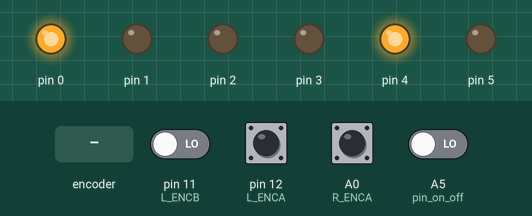
The program below on a simulated Teensy 4. Shown: output pins drawn as LEDs (lit = HIGH). The inputs (shaded band) are chosen by the test bench; at power-on: A0 (R_ENCA), pin 12 (L_ENCA) HIGH, A5 (pin_on_off), pin 11 (L_ENCB) LOW.

Above: at 1.2 s.
1.3 s: rotary encoder on pin 12 (L_ENCA) / pin 11 (L_ENCB) turned 3 steps (first pin leading)
At 2.7 s:
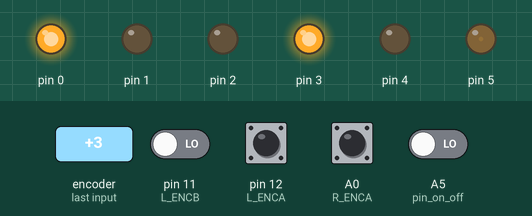
4.3 s: A5 (pin_on_off) driven HIGH
At 5.9 s:
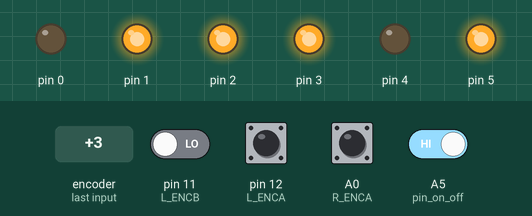
7.3 s: A5 (pin_on_off) driven LOW
Timing chart, 0 to 10.3 s (numbered marks = the images above; inputs shaded):
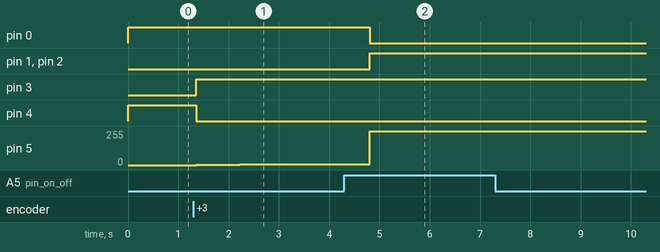

The program:

main.cpp
```cpp
#include <Arduino.h>
#include <TimerOne.h>
#include <rolling_basis.h>
#include <util/atomic.h>

// Mouvement params
#define ACTION_ERROR_AUTH 20
#define TRAJECTORY_PRECISION 50
#define NEXT_POSITION_DELAY 100
#define INACTIVE_DELAY 2000
#define RETURN_START_POSITION_DELAY 70000
#define STOP_MOTORS_DELAY 98000

// Creation Rolling Basis
#define ENCODER_RESOLUTION 1024
#define CENTER_DISTANCE 27.07
#define WHEEL_DIAMETER 6.1

// Motor Left
#define L_ENCA 12
#define L_ENCB 11
#define L_PWM 5
#define L_IN2 3
#define L_IN1 4

// Motor Right
#define R_ENCA 14
#define R_ENCB 13
#define R_PWM 2
#define R_IN2 1
#define R_IN1 0

float kp = 1.0;
float ki = 0.5; // 0003
float kd = 0.0;
byte max_pwm = 150;

Rolling_Basis *rolling_basis_ptr = new Rolling_Basis(ENCODER_RESOLUTION, CENTER_DISTANCE, WHEEL_DIAMETER, max_pwm, TRAJECTORY_PRECISION, INACTIVE_DELAY);

#define BALADE_SIZE 4
short action_index = 0;

Action action0 = create_action(150.0, 0.0, NEXT_POSITION_DELAY, ACTION_ERROR_AUTH);
Action action1 = create_action(150.0, -47.0, NEXT_POSITION_DELAY, ACTION_ERROR_AUTH);
Action action2 = create_action(230.0, -47.0, NEXT_POSITION_DELAY, ACTION_ERROR_AUTH);
Action action3 = create_action(5.0, 5.0 , NEXT_POSITION_DELAY, ACTION_ERROR_AUTH);
/*
Action action2 = create_action(50.0, 20.0, NEXT_POSITION_DELAY, ACTION_ERROR_AUTH);
Action action3 = create_action(50.0, 0.0, NEXT_POSITION_DELAY, ACTION_ERROR_AUTH);
*/

Action balade_model[BALADE_SIZE] = {action0, action1, action2, action3};
Action balade[BALADE_SIZE];

/******* Attach Interrupt *******/
inline void left_motor_read_encoder()
{
  if (digitalRead(L_ENCB) > 0)
    rolling_basis_ptr->left_motor->ticks++;
  else
    rolling_basis_ptr->left_motor->ticks--;
}

inline void right_motor_read_encoder()
{
  if (digitalRead(R_ENCB) > 0)
    rolling_basis_ptr->right_motor->ticks++;
  else
    rolling_basis_ptr->right_motor->ticks--;
}

// Pin ON / OFF
byte pin_on_off = 19;

// Globales variables
long right_ticks = 0;
long left_ticks = 0;

// Return to start position delay
Action return_to_start_position = create_action(0.0, 0.0, NEXT_POSITION_DELAY, ACTION_ERROR_AUTH);

void handle();

void setup()
{
  pinMode(pin_on_off, INPUT);

  // motors init
  analogWriteFrequency(R_PWM, 60000);
  analogWriteFrequency(L_PWM, 60000);

  rolling_basis_ptr->init_right_motor(R_IN1, R_IN2, R_PWM, R_ENCA, R_ENCB, kp, kd, ki, 1.0, 0);
  rolling_basis_ptr->init_left_motor(L_IN1, L_IN2, L_PWM, L_ENCA, L_ENCB, kp, kd, ki, 1.0, 0);
  rolling_basis_ptr->init_motors();
  attachInterrupt(digitalPinToInterrupt(L_ENCA), left_motor_read_encoder, RISING);
  attachInterrupt(digitalPinToInterrupt(R_ENCA), right_motor_read_encoder, RISING);

  // Init balade
  memcpy(balade, balade_model, sizeof(Action) * BALADE_SIZE);

  Timer1.initialize(5000);
  Timer1.attachInterrupt(handle);
}

void loop()
{
  rolling_basis_ptr->odometrie_handle();
}

void handle(){
  // Not end of the game ?
  if (millis() < STOP_MOTORS_DELAY)
  {
    // Authorize to move ?
    if (digitalRead(pin_on_off))
    {
      rolling_basis_ptr->is_running_update();
      // Must return to start position ?
      if (millis() > RETURN_START_POSITION_DELAY){
        // Calculate distance from start position
        float d_x = rolling_basis_ptr->X;
        float d_y = rolling_basis_ptr->Y;
        float dist_robot_start_position = sqrt((d_x * d_x) + (d_y * d_y));

        // Check if we are already in the start position (> 5 cm -> go to home)
        if (dist_robot_start_position > 10.0)
          rolling_basis_ptr->action_handle(&return_to_start_position);
      }
      // Do classic trajectory
      else if (action_index < BALADE_SIZE)
      {
        ATOMIC_BLOCK(ATOMIC_RESTORESTATE)
        {
          right_ticks = rolling_basis_ptr->right_motor->ticks;
          left_ticks = rolling_basis_ptr->left_motor->ticks;
        }

        // If there is an action to complete
        if (0 <= action_index && action_index < BALADE_SIZE)
          rolling_basis_ptr->action_handle(&balade[action_index]);

        // Next coords if the current is done
        if (balade[action_index].start_rotation == false && balade[action_index].move_forward == false && balade[action_index].end_rotation == false)
          action_index++;
      }
      else
        rolling_basis_ptr->keep_current_position(right_ticks, left_ticks);
    }
    else
      rolling_basis_ptr->keep_current_position(right_ticks, left_ticks);
  }
  else{
    rolling_basis_ptr->left_motor->set_motor(1, 0);
    rolling_basis_ptr->right_motor->set_motor(1, 0);
  }
}
```

Measured:
- after the input at 1.3 s, pin 3: LOW → HIGH after 0.06 s; pin 4: HIGH → LOW after 0.06 s; pin 5: moves from 0/255 to 7/255 over 2.9 s, starting after 0.06 s
- after the input at 4.3 s, pin 0: HIGH → LOW after 0.51 s; pin 1, pin 2: LOW → HIGH after 0.51 s
- after the input at 7.3 s, every drawn part: stays the same
